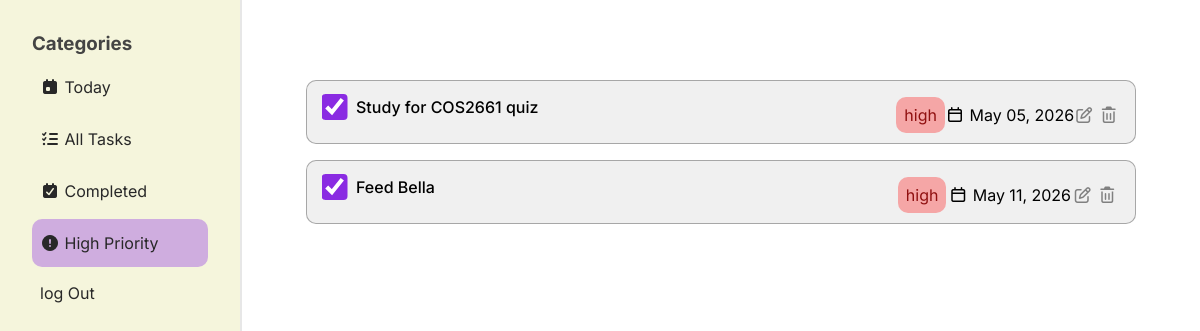
The page /high-priority-tasks (signed in) on the database as committed earlier.
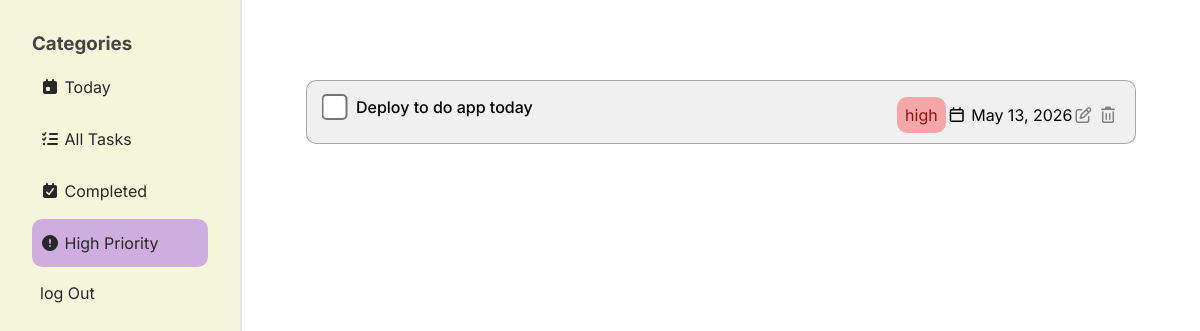
The same page on the database as committed later.
### website/models.py (models this page shows)
class Task(db.Model):
    task_name = db.Column(db.String(1000))
    complete = db.Column(db.Boolean, default=False)
    due = db.Column(db.Date, default=func.now())
    priority = db.Column(db.String(150))
    id = db.Column(db.Integer, primary_key=True)
    user_id = db.Column(db.Integer, db.ForeignKey('user.id'))

### website/views.py (the view)
@views.route("/high-priority-tasks")
@login_required
def high_priority_tasks():
    return render_template("high-priority.html", user=current_user)

### website/__init__.py (called while the page is built)
def create_app():
    app = Flask(__name__)
    app.config['SECRET_KEY'] = 'djfspfaskddshfosjcks'
    app.config['SQLALCHEMY_DATABASE_URI'] = f'sqlite:///{DB_NAME}'
    db.init_app(app)
    from .auth import auth
    from .views import views
    app.register_blueprint(auth, url_prefix="/auth")
    app.register_blueprint(views, url_prefix="/")
    create_database(app)
    from .models import User
    login_manager = LoginManager()
    login_manager.login_view = 'auth.login'
    login_manager.init_app(app)
    @login_manager.user_loader
    def load_user(id):
        return User.query.get(int(id))
    return app

### website/templates/high-priority.html
{% extends "home.html" %} {% block tab1 %} {% endblock %} {% block tab2 %} {%
endblock %} {% block tab3 %} {% endblock %} {% block tab4 %}selected{% endblock
%} {% block dashboard %}
<form class="tasks-container">
  {% if user.tasks %} {% for task in user.tasks %} {% if task.priority == "high"
  %}
  <div
    class="task"
    id="{{ task.id }}-task"
    data-due="{{ task.due.isoformat() }}"
    data-complete="{{ task.complete }}"
  >
    <div>
      <input
        type="checkbox"
        {%
        if
        task.complete
        %}
        checked
        {%
        endif
        %}
        id=""
        onChange="updateTask({{ task.id }})"
      />
      <div class="task-name">
        <p>{{task.task_name}}</p>
      </div>
    </div>
    <div class="task-details">
      <div class="task-priority {{task.priority}}">{{task.priority}}</div>
      <div class="task-date">
        <i class="fa-regular fa-calendar"></i>
        {{task.due.strftime("%b %d, %Y")}}
      </div>
      <div class="edit-delete-buttons">
        <button type="button" onClick="editTask({{ task.id }})">
          <i class="fa-regular fa-pen-to-square"></i>
        </button>
        <button type="button" onClick="deleteTask({{ task.id }})">
          <i class="fa-regular fa-trash-can"></i>
        </button>
      </div>
    </div>
  </div>
  {% endif %} {% endfor %} {% endif %}
</form>
{% endblock %}

Rows that differ between the two databases and show on the page:
removed Task: complete "☑", task_name "Feed Bella", priority "high", due "May 11, 2026"
changed Task "high": complete "☑" → "☐"; task_name "Study for COS2661 quiz" → "Deploy to do app today"; due "May 05, 2026" → "May 13, 2026"
